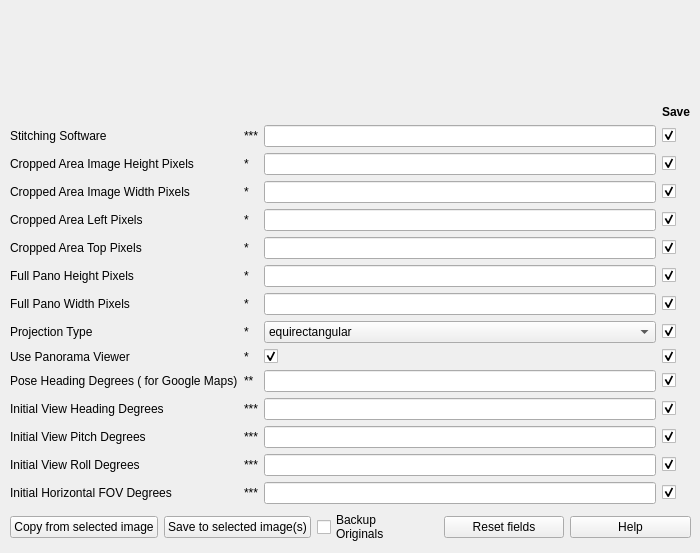
             <widget class="QWidget" name="editgpanotab">
              <property name="sizePolicy">
               <sizepolicy hsizetype="Expanding" vsizetype="Expanding">
                <horstretch>2</horstretch>
                <verstretch>2</verstretch>
               </sizepolicy>
              </property>
              <attribute name="title">
               <string>GPano</string>
              </attribute>
              <widget class="QWidget" name="gridLayoutWidget_15">
               <property name="geometry">
                <rect>
                 <x>0</x>
                 <y>0</y>
                 <width>691</width>
                 <height>544</height>
                </rect>
               </property>
               <layout class="QGridLayout" name="gridLayout_15">
                <item row="0" column="0">
                 <widget class="QLabel" name="lbl_exiftool_leveltext">
                  <property name="sizePolicy">
                   <sizepolicy hsizetype="Expanding" vsizetype="Expanding">
                    <horstretch>0</horstretch>
                    <verstretch>0</verstretch>
                   </sizepolicy>
                  </property>
                  <property name="text">
                   <string/>
                  </property>
                  <property name="wordWrap">
                   <bool>true</bool>
                  </property>
                 </widget>
                </item>
                <item row="2" column="0">
                 <layout class="QHBoxLayout" name="horizontalLayout_12">
                  <property name="leftMargin">
                   <number>10</number>
                  </property>
                  <item>
                   <widget class="QPushButton" name="btn_gpano_copyfrom">
                    <property name="toolTip">
                     <string>This button will copy all the (available) gpano info from the selected image to the internal &quot;clipboard&quot;</string>
                    </property>
                    <property name="statusTip">
                     <string>This button will copy all the (available) gpano info from the selected image to the internal &quot;clipboard&quot;</string>
                    </property>
                    <property name="text">
                     <string>Copy from selected image</string>
                    </property>
                   </widget>
                  </item>
                  <item>
                   <widget class="QPushButton" name="btn_savegpano">
                    <property name="toolTip">
                     <string>Save the gpano data to the image file(s)</string>
                    </property>
                    <property name="statusTip">
                     <string>Save the gpano data to the image file(s)</string>
                    </property>
                    <property name="text">
                     <string>Save to selected image(s)</string>
                    </property>
                   </widget>
                  </item>
                  <item>
                   <widget class="QCheckBox" name="chk_gpano_backuporiginals">
                    <property name="toolTip">
                     <string>Overwrite your image or make a backup first</string>
                    </property>
                    <property name="statusTip">
                     <string>Overwrite your image or make a backup first</string>
                    </property>
                    <property name="text">
                     <string>Backup
Originals</string>
                    </property>
                   </widget>
                  </item>
                  <item>
                   <widget class="QPushButton" name="btn_resetgpano">
                    <property name="toolTip">
                     <string>Empties all fields</string>
                    </property>
                    <property name="statusTip">
                     <string>Empties all fields</string>
                    </property>
                    <property name="text">
                     <string>Reset fields</string>
                    </property>
                   </widget>
                  </item>
                  <item>
                   <widget class="QPushButton" name="btn_gpanohelp">
                    <property name="font">
                     <font>
                      <weight>50</weight>
                      <bold>false</bold>
                     </font>
                    </property>
                    <property name="toolTip">
                     <string>Opens the manual with some additional info on this screen</string>
                    </property>
                    <property name="statusTip">
                     <string>Opens the manual with some additional info on this screen</string>
                    </property>
                    <property name="text">
                     <string>Help</string>
                    </property>
                   </widget>
                  </item>
                 </layout>
                </item>
                <item row="1" column="0">
                 <layout class="QGridLayout" name="gridLayout_4">
                  <property name="leftMargin">
                   <number>10</number>
                  </property>
                  <item row="12" column="0">
                   <widget class="QLabel" name="label_66">
                    <property name="enabled">
                     <bool>true</bool>
                    </property>
                    <property name="text">
                     <string>Initial View Pitch Degrees</string>
                    </property>
                   </widget>
                  </item>
                  <item row="14" column="0">
                   <widget class="QLabel" name="label_67">
                    <property name="enabled">
                     <bool>true</bool>
                    </property>
                    <property name="text">
                     <string>Initial Horizontal FOV Degrees</string>
                    </property>
                   </widget>
                  </item>
                  <item row="1" column="2">
                   <widget class="QLineEdit" name="xmp_StitchingSoftware">
                    <property name="enabled">
                     <bool>true</bool>
                    </property>
                    <property name="toolTip">
                     <string/>
                    </property>
                   </widget>
                  </item>
                  <item row="4" column="3">
                   <widget class="QCheckBox" name="chk_xmp_CroppedAreaLeftPixels">
                    <property name="text">
                     <string/>
                    </property>
                    <property name="checked">
                     <bool>true</bool>
                    </property>
                   </widget>
                  </item>
                  <item row="8" column="0">
                   <widget class="QLabel" name="label_28">
                    <property name="text">
                     <string>Projection Type</string>
                    </property>
                   </widget>
                  </item>
                  <item row="2" column="0">
                   <widget class="QLabel" name="label_11">
                    <property name="text">
                     <string>Cropped Area Image Height Pixels</string>
                    </property>
                   </widget>
                  </item>
                  <item row="3" column="0">
                   <widget class="QLabel" name="label_22">
                    <property name="text">
                     <string>Cropped Area Image Width Pixels</string>
                    </property>
                   </widget>
                  </item>
                  <item row="5" column="2">
                   <widget class="QLineEdit" name="xmp_CroppedAreaTopPixels"/>
                  </item>
                  <item row="7" column="2">
                   <widget class="QLineEdit" name="xmp_FullPanoWidthPixels"/>
                  </item>
                  <item row="9" column="0">
                   <widget class="QLabel" name="label_47">
                    <property name="text">
                     <string>Use Panorama Viewer</string>
                    </property>
                   </widget>
                  </item>
                  <item row="6" column="0">
                   <widget class="QLabel" name="label_29">
                    <property name="text">
                     <string>Full Pano Height Pixels</string>
                    </property>
                   </widget>
                  </item>
                  <item row="7" column="0">
                   <widget class="QLabel" name="label_46">
                    <property name="text">
                     <string>Full Pano Width Pixels</string>
                    </property>
                   </widget>
                  </item>
                  <item row="3" column="2">
                   <widget class="QLineEdit" name="xmp_CroppedAreaImageWidthPixels"/>
                  </item>
                  <item row="9" column="2">
                   <widget class="QCheckBox" name="xmp_UsePanoramaViewer">
                    <property name="text">
                     <string/>
                    </property>
                    <property name="checked">
                     <bool>true</bool>
                    </property>
                   </widget>
                  </item>
                  <item row="2" column="2">
                   <widget class="QLineEdit" name="xmp_CroppedAreaImageHeightPixels"/>
                  </item>
                  <item row="5" column="3">
                   <widget class="QCheckBox" name="chk_xmp_CroppedAreaTopPixels">
                    <property name="text">
                     <string/>
                    </property>
                    <property name="checked">
                     <bool>true</bool>
                    </property>
                   </widget>
                  </item>
                  <item row="6" column="2">
                   <widget class="QLineEdit" name="xmp_FullPanoHeightPixels"/>
                  </item>
                  <item row="0" column="3">
                   <widget class="QLabel" name="label_50">
                    <property name="font">
                     <font>
                      <weight>75</weight>
                      <bold>true</bold>
                     </font>
                    </property>
                    <property name="text">
                     <string>Save</string>
                    </property>
                   </widget>
                  </item>
                  <item row="1" column="0">
                   <widget class="QLabel" name="label_64">
                    <property name="enabled">
                     <bool>true</bool>
                    </property>
                    <property name="text">
                     <string>Stitching Software</string>
                    </property>
                   </widget>
                  </item>
                  <item row="3" column="3">
                   <widget class="QCheckBox" name="chk_xmp_CroppedAreaImageWidthPixels">
                    <property name="text">
                     <string/>
                    </property>
                    <property name="checked">
                     <bool>true</bool>
                    </property>
                   </widget>
                  </item>
                  <item row="2" column="3">
                   <widget class="QCheckBox" name="chk_xmp_CroppedAreaImageHeightPixels">
                    <property name="text">
                     <string/>
                    </property>
                    <property name="checked">
                     <bool>true</bool>
                    </property>
                   </widget>
                  </item>
                  <item row="7" column="3">
                   <widget class="QCheckBox" name="chk_xmp_FullPanoWidthPixels">
                    <property name="text">
                     <string/>
                    </property>
                    <property name="checked">
                     <bool>true</bool>
                    </property>
                   </widget>
                  </item>
                  <item row="6" column="3">
                   <widget class="QCheckBox" name="chk_xmp_FullPanoHeightPixels">
                    <property name="text">
                     <string/>
                    </property>
                    <property name="checked">
                     <bool>true</bool>
                    </property>
                   </widget>
                  </item>
                  <item row="5" column="0">
                   <widget class="QLabel" name="label_27">
                    <property name="text">
                     <string>Cropped Area Top Pixels</string>
                    </property>
                   </widget>
                  </item>
                  <item row="4" column="0">
                   <widget class="QLabel" name="label_26">
                    <property name="text">
                     <string>Cropped Area Left Pixels</string>
                    </property>
                   </widget>
                  </item>
                  <item row="4" column="2">
                   <widget class="QLineEdit" name="xmp_CroppedAreaLeftPixels"/>
                  </item>
                  <item row="8" column="3">
                   <widget class="QCheckBox" name="chk_xmp_ProjectionType">
                    <property name="text">
                     <string/>
                    </property>
                    <property name="checked">
                     <bool>true</bool>
                    </property>
                   </widget>
                  </item>
                  <item row="9" column="3">
                   <widget class="QCheckBox" name="chk_xmp_UsePanoramaViewer">
                    <property name="text">
                     <string/>
                    </property>
                    <property name="checked">
                     <bool>true</bool>
                    </property>
                   </widget>
                  </item>
                  <item row="10" column="0">
                   <widget class="QLabel" name="label_48">
                    <property name="text">
                     <string>Pose Heading Degrees ( for Google Maps)</string>
                    </property>
                   </widget>
                  </item>
                  <item row="10" column="2">
                   <widget class="QLineEdit" name="xmp_PoseHeadingDegrees"/>
                  </item>
                  <item row="10" column="3">
                   <widget class="QCheckBox" name="chk_xmp_PoseHeadingDegrees">
                    <property name="text">
                     <string/>
                    </property>
                    <property name="checked">
                     <bool>true</bool>
                    </property>
                   </widget>
                  </item>
                  <item row="8" column="2">
                   <widget class="QComboBox" name="xmp_ProjectionType">
                    <property name="toolTip">
                     <string>Google only supports equirectangular at this moment</string>
                    </property>
                    <property name="statusTip">
                     <string>Google only supports equirectangular at this moment</string>
                    </property>
                    <item>
                     <property name="text">
                      <string>equirectangular</string>
                     </property>
                    </item>
                    <item>
                     <property name="text">
                      <string>cylindrical</string>
                     </property>
                    </item>
                    <item>
                     <property name="text">
                      <string>rectilinear</string>
                     </property>
                    </item>
                   </widget>
                  </item>
                  <item row="11" column="0">
                   <widget class="QLabel" name="label_65">
                    <property name="enabled">
                     <bool>true</bool>
                    </property>
                    <property name="text">
                     <string>Initial View Heading Degrees</string>
                    </property>
                   </widget>
                  </item>
                  <item row="11" column="2">
                   <widget class="QLineEdit" name="xmp_InitialViewHeadingDegrees">
                    <property name="enabled">
                     <bool>true</bool>
                    </property>
                   </widget>
                  </item>
                  <item row="1" column="3">
                   <widget class="QCheckBox" name="chk_xmp_StitchingSoftware">
                    <property name="enabled">
                     <bool>true</bool>
                    </property>
                    <property name="text">
                     <string/>
                    </property>
                    <property name="checked">
                     <bool>true</bool>
                    </property>
                   </widget>
                  </item>
                  <item row="14" column="2">
                   <widget class="QLineEdit" name="xmp_InitialHorizontalFOVDegrees">
                    <property name="enabled">
                     <bool>true</bool>
                    </property>
                   </widget>
                  </item>
                  <item row="12" column="2">
                   <widget class="QLineEdit" name="xmp_InitialViewPitchDegrees">
                    <property name="enabled">
                     <bool>true</bool>
                    </property>
                   </widget>
                  </item>
                  <item row="14" column="3">
                   <widget class="QCheckBox" name="chk_xmp_InitialHorizontalFOVDegrees">
                    <property name="enabled">
                     <bool>true</bool>
                    </property>
                    <property name="text">
                     <string/>
                    </property>
                    <property name="checked">
                     <bool>true</bool>
                    </property>
                   </widget>
                  </item>
                  <item row="12" column="3">
                   <widget class="QCheckBox" name="chk_xmp_InitialViewPitchDegrees">
                    <property name="enabled">
                     <bool>true</bool>
                    </property>
                    <property name="text">
                     <string/>
                    </property>
                    <property name="checked">
                     <bool>true</bool>
                    </property>
                   </widget>
                  </item>
                  <item row="11" column="3">
                   <widget class="QCheckBox" name="chk_xmp_InitialViewHeadingDegrees">
                    <property name="enabled">
                     <bool>true</bool>
                    </property>
                    <property name="text">
                     <string/>
                    </property>
                    <property name="checked">
                     <bool>true</bool>
                    </property>
                   </widget>
                  </item>
                  <item row="13" column="0">
                   <widget class="QLabel" name="label_68">
                    <property name="enabled">
                     <bool>true</bool>
                    </property>
                    <property name="text">
                     <string>Initial View Roll Degrees</string>
                    </property>
                   </widget>
                  </item>
                  <item row="13" column="2">
                   <widget class="QLineEdit" name="xmp_InitialViewRollDegrees">
                    <property name="enabled">
                     <bool>true</bool>
                    </property>
                   </widget>
                  </item>
                  <item row="13" column="3">
                   <widget class="QCheckBox" name="chk_xmp_InitialViewRollDegrees">
                    <property name="enabled">
                     <bool>true</bool>
                    </property>
                    <property name="text">
                     <string/>
                    </property>
                    <property name="checked">
                     <bool>true</bool>
                    </property>
                   </widget>
                  </item>
                  <item row="3" column="1">
                   <widget class="QLabel" name="label_71">
                    <property name="text">
                     <string>*</string>
                    </property>
                   </widget>
                  </item>
                  <item row="4" column="1">
                   <widget class="QLabel" name="label_72">
                    <property name="text">
                     <string>*</string>
                    </property>
                   </widget>
                  </item>
                  <item row="5" column="1">
                   <widget class="QLabel" name="label_73">
                    <property name="text">
                     <string>*</string>
                    </property>
                   </widget>
                  </item>
                  <item row="6" column="1">
                   <widget class="QLabel" name="label_74">
                    <property name="text">
                     <string>*</string>
                    </property>
                   </widget>
                  </item>
                  <item row="7" column="1">
                   <widget class="QLabel" name="label_75">
                    <property name="text">
                     <string>*</string>
                    </property>
                   </widget>
                  </item>
                  <item row="8" column="1">
                   <widget class="QLabel" name="label_76">
                    <property name="text">
                     <string>*</string>
                    </property>
                   </widget>
                  </item>
                  <item row="9" column="1">
                   <widget class="QLabel" name="label_82">
                    <property name="text">
                     <string>*</string>
                    </property>
                   </widget>
                  </item>
                  <item row="2" column="1">
                   <widget class="QLabel" name="label_10">
                    <property name="text">
                     <string>*</string>
                    </property>
                   </widget>
                  </item>
                  <item row="10" column="1">
                   <widget class="QLabel" name="label_70">
                    <property name="text">
                     <string>**</string>
                    </property>
                   </widget>
                  </item>
                  <item row="11" column="1">
                   <widget class="QLabel" name="label_83">
                    <property name="enabled">
                     <bool>true</bool>
                    </property>
                    <property name="text">
                     <string>***</string>
                    </property>
                   </widget>
                  </item>
                  <item row="12" column="1">
                   <widget class="QLabel" name="label_84">
                    <property name="enabled">
                     <bool>true</bool>
                    </property>
                    <property name="text">
                     <string>***</string>
                    </property>
                   </widget>
                  </item>
                  <item row="13" column="1">
                   <widget class="QLabel" name="label_85">
                    <property name="enabled">
                     <bool>true</bool>
                    </property>
                    <property name="text">
                     <string>***</string>
                    </property>
                   </widget>
                  </item>
                  <item row="14" column="1">
                   <widget class="QLabel" name="label_86">
                    <property name="enabled">
                     <bool>true</bool>
                    </property>
                    <property name="text">
                     <string>***</string>
                    </property>
                   </widget>
                  </item>
                  <item row="1" column="1">
                   <widget class="QLabel" name="label_87">
                    <property name="text">
                     <string>***</string>
                    </property>
                   </widget>
                  </item>
                 </layout>
                </item>
               </layout>
              </widget>
             </widget>
